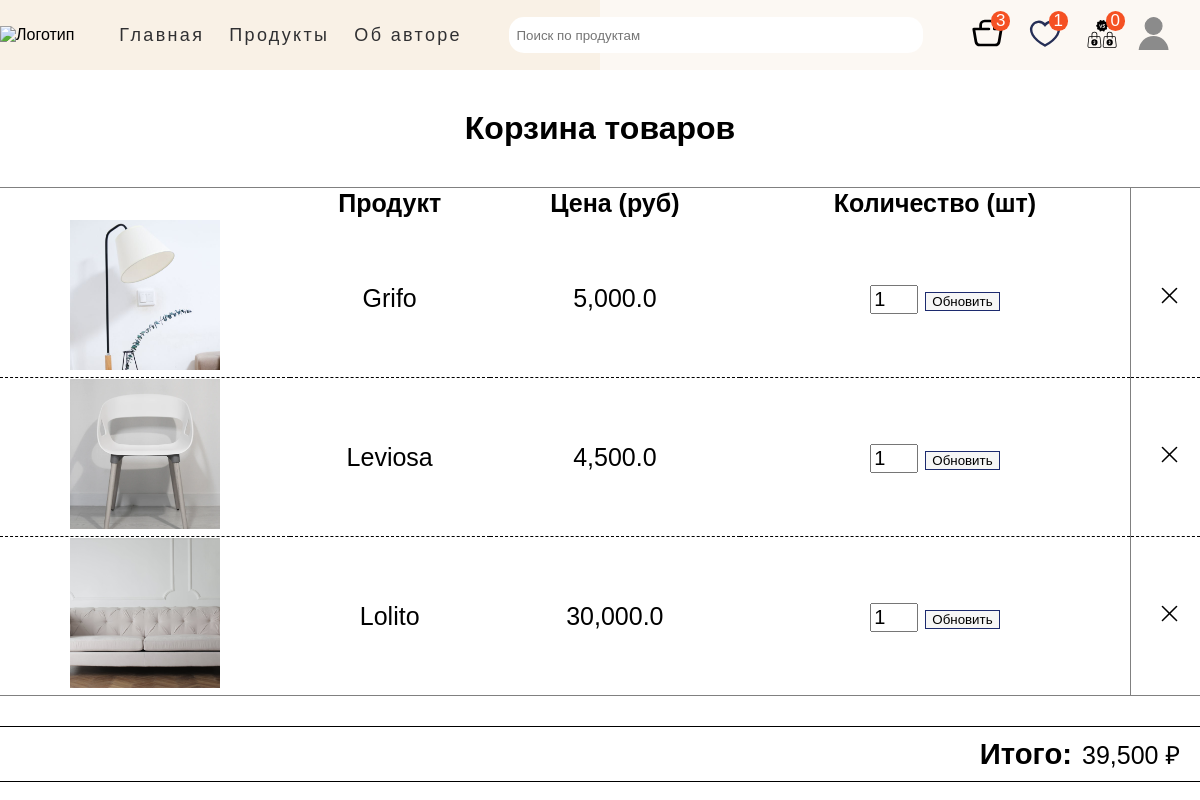
The page /cart/ (signed in) on the database as committed earlier.
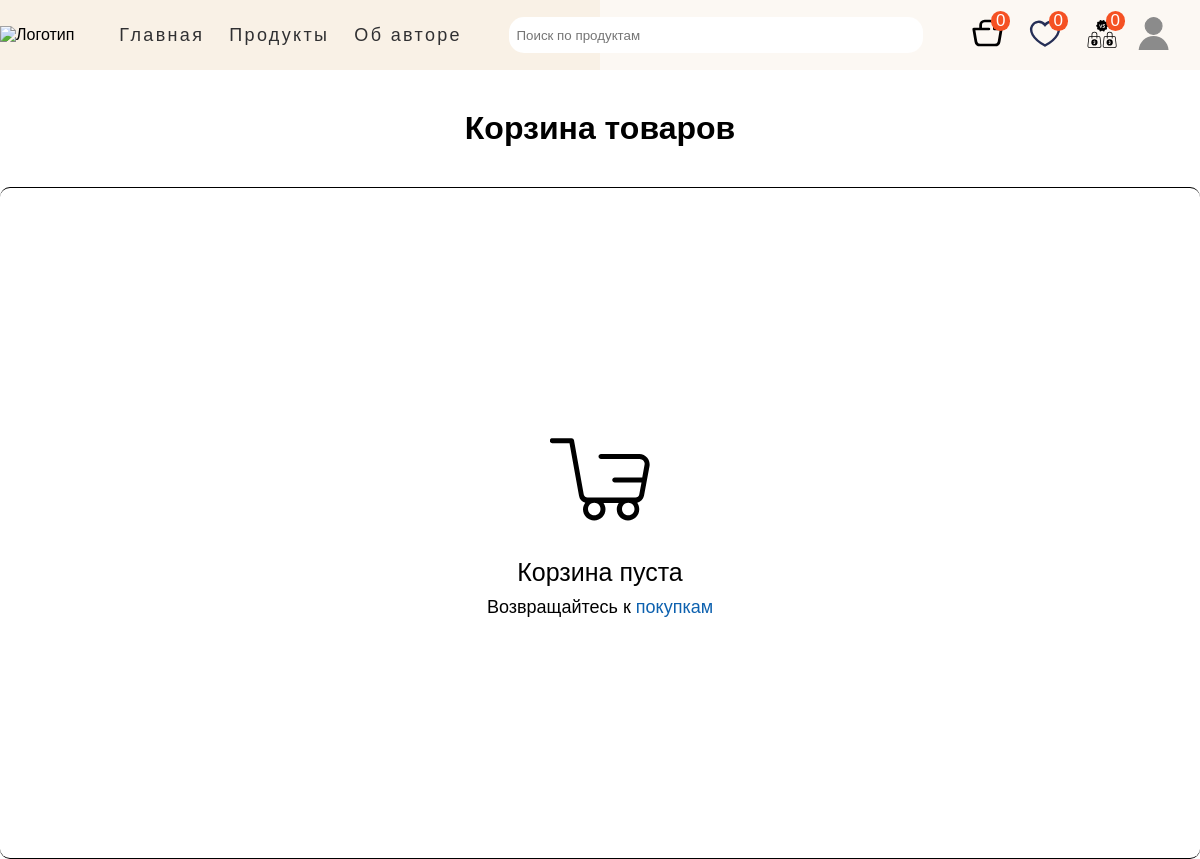
The same page on the database as committed later.
### main_page/models.py (models this page shows, shortened)
class Menu(models.Model):
    title = models.CharField(max_length=50)
    url = models.CharField(max_length=100)
    class Meta:
        verbose_name = 'Меню'
        verbose_name_plural = 'Меню'

### shopping_cart/models.py (models this page shows, shortened)
class ShoppingCart(models.Model):
    name = models.CharField(max_length=50, verbose_name='Наименование')
    price = models.FloatField(max_length=20, verbose_name='Цена')
    img = models.ImageField(upload_to='main_page/images', null=True, verbose_name='Изображение')
    quantity = models.PositiveIntegerField(default=1, verbose_name='Количество')
    user = models.ForeignKey(User, on_delete=models.CASCADE, null=True, verbose_name='Пользователь')
    class Meta:
        ordering = ('name',)
        verbose_name = 'Корзины'
        verbose_name_plural = 'Корзина'

### shopping_cart/views.py (the view)
# urls.py: path('', views.cart_view, name='cart'),
@login_required
def cart_view(request):
    menu = Menu.objects.all()
    cart_items = ShoppingCart.objects.filter(user=request.user)
    cart_prods_counter = request.user.shoppingcart_set.all()
    favourite_prods_counter = request.user.favourite_set.all()
    compare_prods_counter = request.user.compare_set.all()
    total_price = cart_items.aggregate(
        total_price=Sum(ExpressionWrapper(F('price') * F('quantity'),
                                          output_field=DecimalField())))
    return render(request, 'shopping_cart/shopping_cart.html',
                  {'menu': menu,
                   'cart_items': cart_items,
                   'cart_prods_counter': cart_prods_counter,
                   'favourite_prods_counter': favourite_prods_counter,
                   'compare_prods_counter': compare_prods_counter,
                   'total_price': total_price['total_price']})

### templates/shopping_cart/shopping_cart.html (shortened to what this page needs)
{% extends 'main_page/base.html' %}
{% load static %}
{% block css %}
    <link rel="stylesheet" href="{% static 'css/cart.css' %}">
{% endblock %}
{% block content %}
    <h1>Корзина товаров</h1>
    <section class="cart-content container">
        {% if cart_items %}
            <table class="products-cart">
                <thead>
                    <tr class="row-titles">
                        <th class="product-thumbnail">&nbsp;</th>
                        <th class="product-name">Продукт</th>
                        <th class="product-price">Цена (руб)</th>
                        <th class="product-quantity">Количество (шт)</th>
                        <th class="product-remove"></th>
                    </tr>
                </thead>
                <tbody>
                    {% if cart_items %}
                        {% for item in cart_items %}
                        <tr class="row-titles">
                            <td class="product-thumbnail">
                                <a href="#">
                                    <img src="{{ item.img.url }}" alt="{{ item.title }}" height="150" width="150"
                                          class="item-img">
                                </a>
                            </td>
                            <td class="product-name"><a href="#">{{ item.name }}</a></td>
                            <td class="product-price"><a href="#">{{ item.price }}</a></td>
                            <td class="product-quantity">
                                <a href="#">
                                   <form method="POST" action="{% url 'cart:update_cart' %}" class="update-quantity-form">
                                       <input type="number" name="quantity" value="{{ item.quantity }}" min="1" max="100">
                                       <button type="submit">Обновить</button>
                                   </form>
                                </a>
                            </td>
                            <td class="product-remove">
                                <a href="{% url 'cart:remove_item' item.id %}">
                                    <img src="{% static 'shopping_cart/remove-icon.svg' %}" width="25px" height="25px"
                                         alt="Удалить товар">
                                </a>
                            </td>
                        </tr>
                        {% endfor %}
                    {% endif %}
                </tbody>
            </table>
            <div class="count-total-price">
                <h3>Итого: </h3>
                <p>{{ total_price }} ₽</p>
            </div>
            {% else %}
            <div class="cart-is-empty">
                <img src="{% static 'shopping_cart/empty-cart.svg' %}" height="100" width="100" alt="Корзина товаров">
                <p id="cart-empty">Корзина пуста</p>
                <p id="go-shop">Возвращайтесь к <a href="{% url 'main_page:index' %}">покупкам</a></p>
            </div>
        {% endif %}
    </section>
{% endblock %}

### templates/main_page/base.html (shortened to what this page needs)
<!DOCTYPE html>
{% load static %}
<html lang="en">
<head>
    <link rel="stylesheet" href="{% static 'css/base.css' %}">
    <link rel="stylesheet" href="{% static 'fonts/Gilroy-Medium.woff' %}">
    {% block css %} {% endblock %}
</head>
<body>
    <header class="page-header">
        <div class="page-header__wrapper container">
            <nav class="site-nav page-header__site-nav">
                <div class="page-header__logo">
                    <a href="{% url 'home_page' %}">
                        <img src="{% static 'main_page/funiro-logo.svg' %}" alt="Логотип">
                    </a>
                </div>
                <ul class="site-nav__list">
                    {% for item in menu %}
                        <li class="site-nav__item"><a href="{{ item.url }}">{{ item.title }}</a></li>
                    {% endfor %}
                </ul>
            </nav>
            <div class="site-nav__search-block">
                <form action="{% url 'main_page:index' %}" method="get">
                    <div class="form_field">
                        <input class="search-bar" id="formInput#search" type="text" name="search_query"
                               value="{{ search_query }}" placeholder="Поиск по продуктам"/>
                    </div>
                </form>
            </div>
            <div class="user-nav__user-block">
                {% if user.is_authenticated %}
                    <div class="user-nav__shop_block">
                        <span class="cart-counter">{{ cart_prods_counter.count }}</span>
                        <span class="favourite-counter">{{ favourite_prods_counter.count }}</span>
                        <span class="compare-counter">{{ compare_prods_counter.count }}</span>
                        <a href="{% url 'cart:cart' %}"><img src="{% static 'main_page/shop_cart.svg' %}"
                                                             height="32" width="33" alt="Корзина товаров">
                        </a>
                        <a href="{% url 'favourites:all_products' %}"><img src="{% static 'main_page/favourites-icon.svg' %}"
                                                                           width="32" height="33" alt="Избранное">
                        </a>
                        <a href="{% url 'compare:all_compare' %}"><img src="{% static 'main_page/compare.svg' %}"
                                                                       width="32" height="33" alt="Избранное">
                        </a>
                    </div>
                    <div class="user-nav__profile">
                        <a class="user-nav__logo" id="user-icon" href="{% url 'main_page:index' %}">
                            <img src="{% static 'main_page/user_logo.svg' %}"
                                 width="32" height="33" alt="Пользователь">
                        </a>
                    </div>
                {% else %}
                    <ul class="user-nav__user-auth">
                        <li><a href="{% url 'signup' %}">Зарегистрироваться</a></li>
                        <li><a href="{% url 'login' %}">Войти</a></li>
                    </ul>
                {% endif %}
            </div>
        </div>
    </header>
{% block content %}{% endblock %}
</body>
</html>

### main_page/static/css/base.css (style rules this page uses)
html, body { height: 100%; }
body { padding: 0; margin: 0; font-family: 'Gilroy Medium', 'Arial', sans-serif; background-color: #ffffff; }
.page-header { left: 0; background-image: url("../main_page/main-back-2.png"), url("../main_page/main-back-1.png"); background-size: 50% 100%, 50% 100%; background-repeat: no-repeat, no-repeat; background-position: left, right; }
h1, h2, h3, p { margin: 0; padding: 0; }
.container { max-width: 1240px; min-width: 320px; margin: 0 auto; box-sizing: border-box }
a { text-decoration: none; color: black; cursor: pointer; }
.page-header { position: sticky; top: 0; z-index: 100; }
ul { margin: 0; padding: 0; }
.page-header { background-color: lightgray; }
.page-header__wrapper { display: flex; flex-wrap: wrap; justify-content: space-between; align-items: center; height: 70px; }
.page-header__site-nav { display: flex; align-items: center; }
.site-nav__list { display: flex; margin-left: 20px; list-style: none; }
.site-nav__search-block { position: relative; }
.site-nav__search-block input { width: 400px; height: 30px; border-radius: 15px; padding: 3px 7px 3px 7px; border: none; }
.site-nav__item, .user-nav__logo { margin: 15px 0 15px 0; padding-left: 25px; }
.site-nav__item a { font-size: 18px; line-height: 19px; color: #303032; letter-spacing: .13em; }
.user-nav__user-block { display: flex; align-items: center; }
.user-nav__logo { margin: 0; padding: 0; }
.user-nav__profile { display: flex; justify-content: center; flex-direction: column; align-items: center; margin-right: 30px; }
.user-nav__profile { position: relative; display: block; }
.user-nav__shop_block { display: flex; position: relative; margin-right: 20px; }
.user-nav__shop_block a:not(:last-child) { margin-right: 25px; }
.user-nav__shop_block span { position: absolute; text-transform: uppercase; font-size: 17px; padding: 0 5px 0 5px; border-radius: 100%; color: white; background-color: #f55123; }
.cart-counter { top: -6px; left: 20px; }
.favourite-counter { top: -6px; right:50px; }
.compare-counter { top: -6px; right: -7px; }

### shopping_cart/static/css/cart.css (style rules this page uses)
body { padding: 0; margin: 0; }
h1 { text-align: center; padding: 40px 0 40px 0; }
.cart-content { font-size: 25px; }
.cart-is-empty { display: flex; flex-direction: column; align-items: center; justify-content: center; border-top: 1px solid black; border-bottom: 1px solid black; padding: 20% 0 20% 0; border-radius: 10px; }
.cart-is-empty img { padding-bottom: 30px; }
#go-shop { font-size: 18px; margin-top: 10px; }
#go-shop a { color: #0d61af; }

Rows that differ between the two databases and show on the page:
removed ShoppingCart: img (picture), name "Grifo", price "5,000.0", quantity "1"
removed ShoppingCart: img (picture), name "Leviosa", price "4,500.0", quantity "1"
removed ShoppingCart: img (picture), name "Lolito", price "30,000.0", quantity "1"
Other text that changed with them:
{{ cart_prods_counter.count }}: "3" → "0"
{{ favourite_prods_counter.count }}: "1" → "0"
{{ total_price }}: "39,500" → (not shown)
text no longer shown: "Продукт Цена (руб) Количество (шт) Итого: ₽"
text now shown: "Корзина пуста Возвращайтесь к покупкам"
